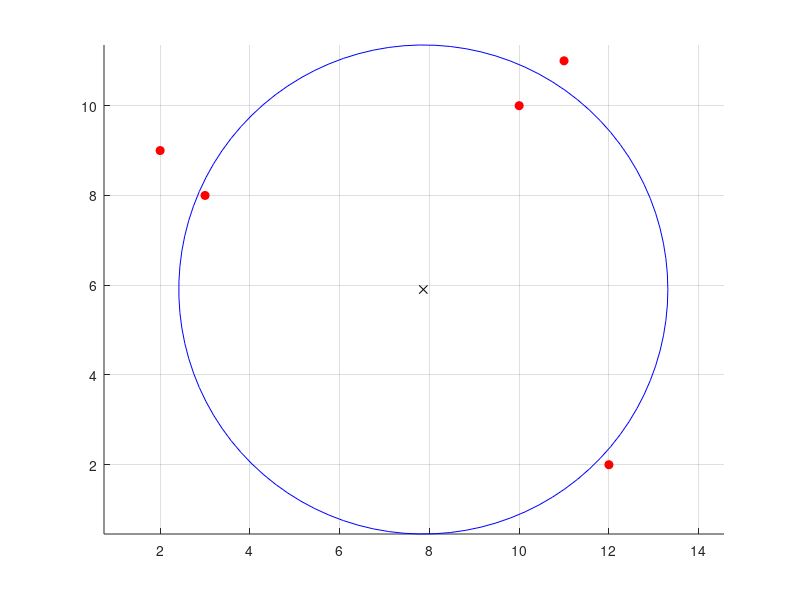

This chart was generated by the following MATLAB code:
clear; clc; close all;

function [u, iter] = gaussNewton(u0, tol, maxIter, data)
    u = u0;
    for iter = 1:maxIter
        r = residuals(u, data);  % ber res
        J = jac_res(u, data); % ber jac
        delta = - (J' * J) \ (J' * r);
        u = u + delta;
        if norm(delta, inf) < tol
            break;
        end
    end
end

function r = residuals(u, data)
    X = u(1); Y = u(2); R = u(3);
    n = size(data, 1);
    r = zeros(n, 1);
    for i = 1:n
        x_i = data(i, 1);
        y_i = data(i, 2);
        if i == 3
            r(i) = 3 * ( (x_i - X)^2 + (y_i - Y)^2 - R^2 );
        else
            r(i) = (x_i - X)^2 + (y_i - Y)^2 - R^2;
        end
    end
end


function J = jac_res(u, data)
    X = u(1); Y = u(2); R = u(3);
    n = size(data, 1);
    J = zeros(n, 3);
    for i = 1:n
        x_i = data(i, 1);
        y_i = data(i, 2);
        if i == 3
            J(i,1) = 3 * (-2*(x_i - X));
            J(i,2) = 3 * (-2*(y_i - Y));
            J(i,3) = 3 * (-2*R);
        else
            J(i,1) = -2*(x_i - X);
            J(i,2) = -2*(y_i - Y);
            J(i,3) = -2*R;
        end
    end
end

punkter = [10, 10;
        12, 2;
         3, 8;
        11, 11;
         2, 9];

% start giss
% mittp. = medel av p.
% R medel avs.
X0 = mean(punkter(:,1));
Y0 = mean(punkter(:,2));
R0 = mean(sqrt((punkter(:,1)-X0).^2 + (punkter(:,2)-Y0).^2));
u0 = [X0; Y0; R0];

tol = 1e-6;
maxiter = 100;

% anrop
[u, iter] = gaussNewton(u0, tol, maxiter, punkter);

% cirk param
X = u(1);
Y = u(2);
R = u(3);

disp(['medel = (', num2str(X, '%.4f'), ', ', num2str(Y, '%.4f'), ')']);
disp([' radie= ', num2str(R, '%.4f')]);

% visa
fi = linspace(0, 2*pi, 100);
x_circ = X + R * cos(fi);
y_circ = Y + R * sin(fi);

figure;
hold on;
plot(x_circ, y_circ, 'b-');
plot(punkter(:,1), punkter(:,2), 'ro', 'MarkerFaceColor', 'r');
plot(X, Y, 'kx');
axis equal;
grid on;
